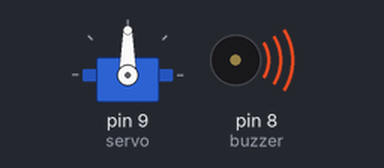
A sketch run on a simulated Arduino Uno, built with avr-gcc and run on an emulated ATmega328P. Shown: servo, buzzer (waves = sounding).

Above: at 0.05 s.
At 2.65 s:
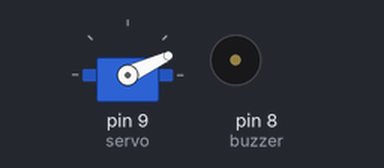
At 5.3 s:
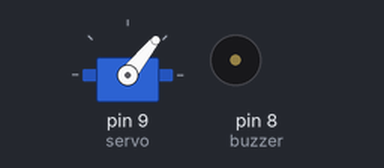
At 10.55 s:
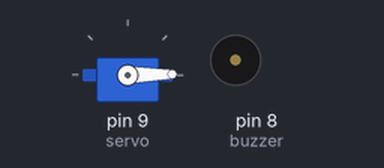
Timing chart, 0 to 13.8 s (numbered marks = the images above):
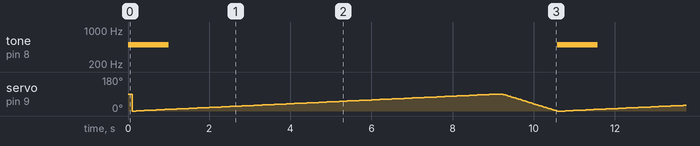

The sketch:

code.ino
```cpp
/*
  Project Name    : Automatic Medication Dispenser
  Revision Date   : 02.01.2022
  Author          : Damla Buse Çifçi
  // ----------------------------------------------------------------------------------------------------------------------------------------------------------------------
  Purpose         : To implement time data and control servo motor and buzzer accordinly.
  // ----------------------------------------------------------------------------------------------------------------------------------------------------------------------
  System Input    : Data processed by user
  System Output   :
                    1)Servo Motor : To release pill
                    2)Buzzer: To alert with a beep sound
  // ----------------------------------------------------------------------------------------------------------------------------------------------------------------------
  System Work     :  Usage information is processed by user. When medication taking time has come, servo motor works and release pill from tube. Buzzer notifies about this
                     process. Because taking medicines at the right time is crucial for elderly people and people with aliments.
 */
#include <Servo.h>  // In order to add servo library to project


Servo servo;  // Servo motor is initialized as servo
int pos = 0;    // used integer pos for angle values in degree. initialized it with 0(zero).
int buzzer = 8; //To indicate that buzzer is attached to pin 8.

void setup() {
pinMode(buzzer,OUTPUT);
servo.attach(9);  // To indicate that servo motor is attached to pin 9.
}

void loop() {

 tone(buzzer,500,1000); // tone() is the main function to use with a buzzer, it takes 2 or 3 parameteres (buzzer pin, sound frequency, duration)
 delay(100);


 for (pos = 0; pos <= 90; pos += 1) { // The rotation angle of the motor is between 0 and 90 degrees
                                        // It is set to be increased by 1 degree with each step.
    servo.write(pos);              // The pos variable is printed, which is the servo angle value, to the servo.
    delay(100);                       // The time required to reach the targeted angle is 100 ms


  }
  for (pos = 90; pos >= 0; pos -= 1) { // Servo is made to go between 0 and 90 degrees.
    servo.write(pos); // The pos variable is printed, which is the servo angle value, to the servo.
    delay(15);                       // The time required to reach the targeted angle is 150 ms

}

}
```

Measured:
- by itself, tone on pin 8 (buzzer): alternates 500 Hz for 1.0 s and silent for 9.6 s
